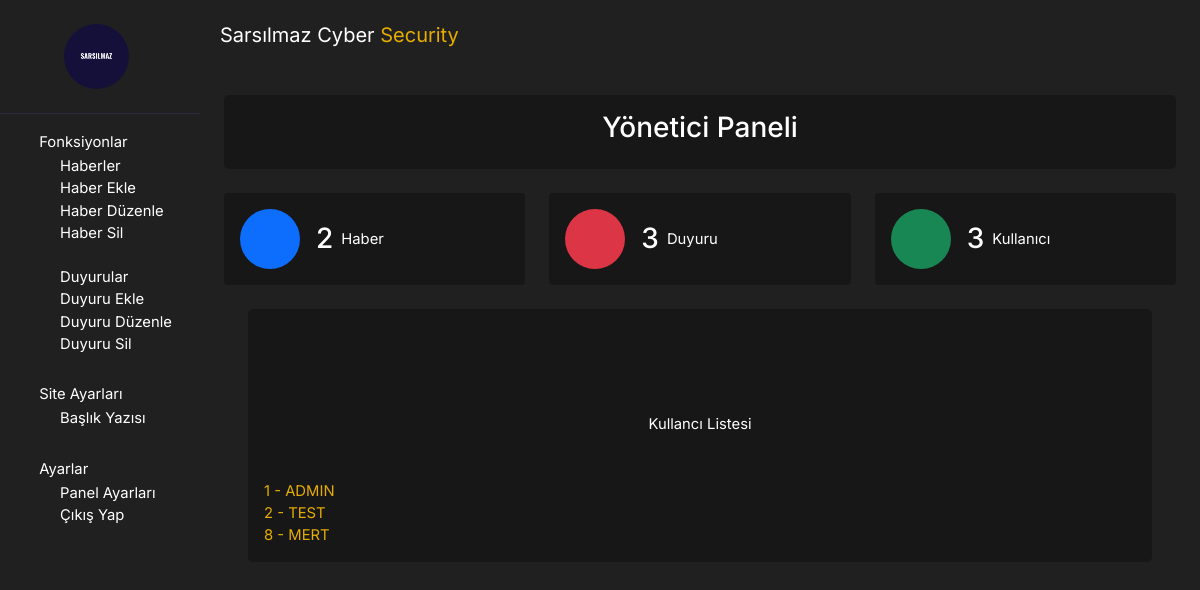
The page /admin/index.php (signed in) on the database its author committed.
### tables this page shows
CREATE TABLE `user` (
  `id` int(11) NOT NULL,
  `username` text NOT NULL,
  `password` text NOT NULL
);

### admin/index.php (the view, shortened to what this page needs)
<?php
$DB_SERVER = "localhost";
$DB_USERNAME = "root";
$DB_PASSWORD = '';
$DB_NAME = "users";
$con = mysqli_connect($DB_SERVER, $DB_USERNAME, $DB_PASSWORD, $DB_NAME);
    $veritabani = new PDO("mysql:dbname=users;host=localhost","root","");
    $sorgu = $veritabani->prepare("SELECT COUNT(*) FROM user");
    $sorgu->execute();
    $say = $sorgu->fetchColumn();
    $sorgu2 = $veritabani->prepare("SELECT COUNT(*) FROM haberler");
    $sorgu2->execute();
    $say2 = $sorgu2->fetchColumn();
    $sorgu3 = $veritabani->prepare("SELECT COUNT(*) FROM duyurular");
    $sorgu3->execute();
    $say3 = $sorgu3->fetchColumn();
?>
<!DOCTYPE html>
<html lang="tr" >
<head>
  <link rel='stylesheet' href='https://cdn.jsdelivr.net/npm/bootstrap@5.0.0-beta1/dist/css/bootstrap.min.css'>
  <link rel='stylesheet' href='https://unicons.iconscout.com/release/v3.0.6/css/line.css'><link rel="stylesheet" href="./style.css">
</head>
<body>
<aside class="sidebar position-fixed top-0 left-0 overflow-auto h-100 float-left" id="show-side-navigation1">
  <div class="sidebar-header d-flex justify-content-center align-items-center px-3 py-4">
    <img
         class="rounded-pill img-fluid"
         width="65"
         src="/admin/sarsılmaz.png">
         <br>
  </div>
  <ul class="list-unstyled">
    <li class="has-dropdown">
      <i class="uil-estate fa-fw"></i><a href="/admin/index.php">Fonksiyonlar</a>
      <ul>
        <li><a href="/admin/haberler.php">Haberler</a></li>
        <li><a href="/admin/haber-ekle.php">Haber Ekle</a></li>
        <li><a href="/admin/haber-duzenle.php">Haber Düzenle</a></li>
        <li><a href="/admin/haber-sil.php">Haber Sil</a></li>
        <br>
        <li><a href="/admin/duyurular.php">Duyurular</a></li>
        <li><a href="/admin/duyuru-ekle.php">Duyuru Ekle</a></li>
        <li><a href="/admin/duyuru-duzenle.php">Duyuru Düzenle</a></li>
        <li><a href="/admin/duyuru-sil.php">Duyuru Sil</a></li>
      </ul>
    </li>
    <li class="has-dropdown">
      <i class="uil-estate fa-fw"></i><a href="/admin/index.php">Site Ayarları</a>
      <ul>
        <li><a href="/admin/site-baslik.php">Başlık Yazısı</a></li>
      </ul>
    </li>
    <li class="has-dropdown">
      <i class="uil-calendar-alt"></i><a href="/admin/index.php">Ayarlar</a>
      <ul>
        <li><a href="/admin/kullanici-islemleri.php">Panel Ayarları</a></li>
        <li><a href="/admin/cikis.php">Çıkış Yap</a></li>
      </ul>
    </li>
</aside>
<section id="wrapper">
  <nav class="navbar navbar-expand-md">
    <div class="container-fluid mx-2">
      <div class="navbar-header">
        <a class="navbar-brand">Sarsılmaz Cyber <span class="main-color">Security</span></a>
      </div>
      <div class="collapse navbar-collapse" id="toggle-navbar">
        <ul class="navbar-nav ms-auto">
          <li class="nav-item">
            <a class="nav-link">
            </a>
          </li>
        </ul>
      </div>
    </div>
  </nav>
  <div class="p-4">
    <div class="welcome">
      <div class="content rounded-3 p-3">
        <center><h1 class="fs-3">Yönetici Paneli</h1></center>
      </div>
    </div>
    <section class="statistics mt-4">
      <div class="row">
        <div class="col-lg-4">
          <div class="box d-flex rounded-2 align-items-center mb-4 mb-lg-0 p-3">
            <i class="uil-envelope-shield fs-2 text-center bg-primary rounded-circle"></i>
            <div class="ms-3">
              <div class="d-flex align-items-center">
                <h3 class="mb-0"><?php echo $say2; ?></h3> <span class="d-block ms-2">Haber</span>
              </div>
            </div>
          </div>
        </div>
        <div class="col-lg-4">
          <div class="box d-flex rounded-2 align-items-center mb-4 mb-lg-0 p-3">
            <i class="uil-file fs-2 text-center bg-danger rounded-circle"></i>
            <div class="ms-3">
              <div class="d-flex align-items-center">
                <h3 class="mb-0"><?php echo $say3; ?></h3> <span class="d-block ms-2">Duyuru</span>
              </div>
            </div>
          </div>
        </div>
        <div class="col-lg-4">
          <div class="box d-flex rounded-2 align-items-center p-3">
            <i class="uil-users-alt fs-2 text-center bg-success rounded-circle"></i>
            <div class="ms-3">
              <div class="d-flex align-items-center">
                <h3 class="mb-0"><?php echo $say; ?></h3> <span class="d-block ms-2">Kullanıcı</span>
              </div>
            </div>
          </div>
        </div>
      </div>
    </section>
    <div class="p-4">
    <div class="welcome">
    <div class="content rounded-3 p-3">
    <br>
    <br>
    <br>
    <br>
    <center><label>Kullancı Listesi</label></center>
    <br>
    <br>
    <?php
        $sql = "SELECT id, username FROM user";
        $result = $con->query($sql);
        if($result->num_rows > 0) {
            while($row = $result->fetch_assoc()) {
                echo "<span class='main-color'>";
                echo $row["id"];
                echo " -";
                echo strtoupper($row["username"]);
                echo "</span>";
                echo "<br>";
            }
        }
    ?>
    </div>
    </div>
</body>
</html>

### admin/style.css (style rules this page uses)
:root { --dk-gray-100: #FFFFFF; --dk-gray-200: #FFFFFF; --dk-gray-300: #FFFFFF; --dk-gray-400: #FFFFFF; --dk-gray-500: #ffffff; --dk-gray-600: #FFFFFF; --dk-gray-700: #FFFFFF; --dk-gray-800: #FFFFFF; --dk-gray-900: #FFFFFF; --dk-dark-bg: #171717; --dk-darker-bg: #202020; --navbar-bg-color: #000000; --sidebar-bg-color: #202020; --sidebar-width: 200px; }
* { margin: 0; padding: 0; box-sizing: border-box; list-style: none; }
body { font-family: 'Inter', sans-serif; background-color: var(--dk-darker-bg); font-size: .925rem; }
#wrapper { margin-left: var(--sidebar-width); transition: all .3s ease-in-out; }
.sidebar { background-color: var(--sidebar-bg-color); width: var(--sidebar-width); transition: all .3s ease-in-out; transform: translateX(0); z-index: 9999999 }
.sidebar .sidebar-header { border-bottom: 1px solid #2a2b3c }
.sidebar > ul > li { padding: .7rem 1.75rem; }
.sidebar ul > li > a { color: var(--dk-gray-400); text-decoration: none; }
.welcome { color: var(--dk-gray-300); }
.welcome .content { background-color: var(--dk-dark-bg); }
.statistics { color: var(--dk-gray-200); }
.statistics .box { background-color: var(--dk-dark-bg); }
.statistics .box i { width: 60px; height: 60px; line-height: 60px; }
.main-color { color: #e6ac00 }
.navbar .navbar-brand { color:#FFF !important }
.navbar .navbar-brand { line-height: 55px !important; padding: 0 !important }
.navbar>.container .navbar-brand, .navbar>.container-fluid .navbar-brand { margin: 0 !important }

### rows shown on the page
user: id "1", username "ADMIN"
user: id "2", username "TEST"
user: id "8", username "MERT"

### other values the page prints
$say2 "2"
$say3 "3"
$say "3"
